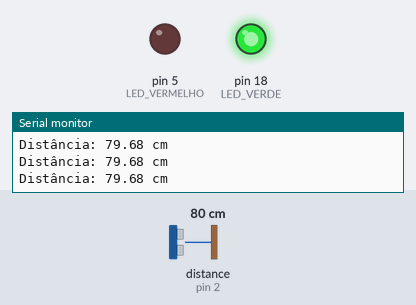
The sketch below on a simulated Arduino Uno, built with avr-gcc and run on an emulated ATmega328P. On the bench: output pins drawn as LEDs (lit = HIGH), the last lines printed to the serial monitor. Wiring (inferred from the names in the program): ultrasonic range finder: trigger pin 4; echo pin 2. The test bench sets the inputs (shaded band); at power-on: distance to the obstacle (sensor on pin 2) 80 cm. The echo pulse lasts 58.3 µs per cm; pins used as bus, display or sensor lines are not drawn.

Above: at 1.3 s.
1.4 s: distance to the obstacle (sensor on pin 2) set to 2 cm
At 2.3 s:
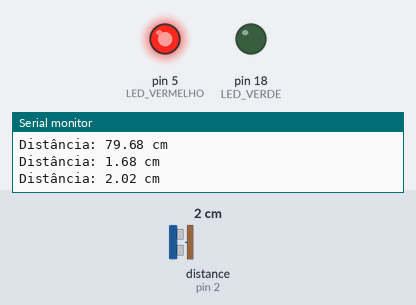
3.0 s: distance to the obstacle (sensor on pin 2) set to 18 cm
At 3.6 s:
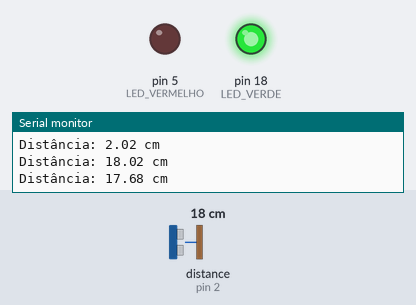
4.5 s: distance to the obstacle (sensor on pin 2) set to 4 cm
At 4.9 s:
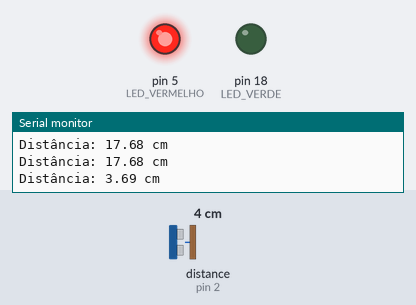
Timing chart, 0 to 7.5 s (numbered marks = the images above; inputs shaded):
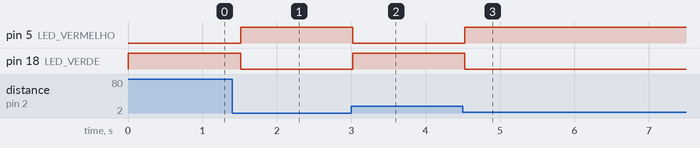

The sketch:

codigo3.ino
```cpp
//---Codigo 3: sensor com 2 leds---//

//Um sensor
const int PINO_TRIG = 4;  //Pino D4 → TRIG
const int PINO_ECHO = 2;  //Pino D2 → ECHO

//Dois LEDs
const int LED_VERMELHO = 5; //LED vermelho no D5
const int LED_VERDE = 18;   //LED verde no D18 (ou outro pino disponível)

void setup() {
  Serial.begin(9600);

  pinMode(PINO_TRIG, OUTPUT);
  pinMode(PINO_ECHO, INPUT);

  pinMode(LED_VERMELHO, OUTPUT);
  pinMode(LED_VERDE, OUTPUT);
}

void loop() {

  //Pulso do sensor
  digitalWrite(PINO_TRIG, LOW);
  delayMicroseconds(2);
  digitalWrite(PINO_TRIG, HIGH);
  delayMicroseconds(10);
  digitalWrite(PINO_TRIG, LOW);

  long duracao = pulseIn(PINO_ECHO, HIGH);
  float distancia = (duracao * 0.0343) / 2;

  Serial.print("Distância: ");
  Serial.print(distancia);
  Serial.println(" cm");

  //Lógica dos LEDs
  if (distancia <= 10 && distancia > 0) {
    // Perto → vermelho aceso
    digitalWrite(LED_VERMELHO, HIGH);
    digitalWrite(LED_VERDE, LOW);
  } else {
    // Longe → verde aceso
    digitalWrite(LED_VERMELHO, LOW);
    digitalWrite(LED_VERDE, HIGH);
  }

  delay(500);
}
```

Measured:
- after the input at 1.4 s, pin 5 (LED_VERMELHO): LOW → HIGH after 0.12 s; pin 18 (LED_VERDE): HIGH → LOW after 0.12 s
- after the input at 3.0 s, pin 5 (LED_VERMELHO): HIGH → LOW at once; pin 18 (LED_VERDE): LOW → HIGH at once
- after the input at 4.5 s, pin 5 (LED_VERMELHO): LOW → HIGH at once; pin 18 (LED_VERDE): HIGH → LOW at once
